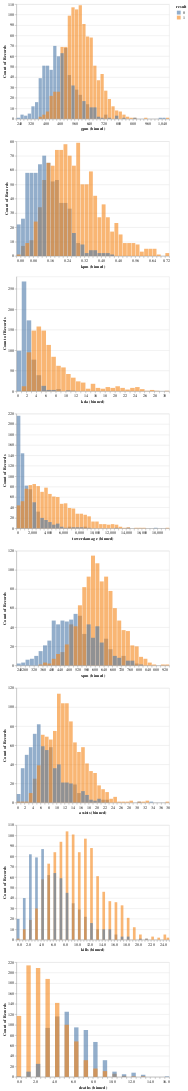

This figure's notebook cell:
### Code cell
chart_list=[]
for c in cols:
    chart = alt.Chart(df).mark_bar(
        opacity=0.6
    ).encode(
        x = alt.X(c,bin=alt.Bin(maxbins=50)),
        y = alt.Y("count()",stack=None),
        color = alt.Color("win:N",title="result")
    )
    chart_list.append(chart)
alt.vconcat(*chart_list)

### Figure 1 — Vega-Lite specification as saved in the notebook (floating-point values rounded to 4 significant figures; data arrays with more than 128 entries replaced by an {"elided": "..."} marker saying what was removed)
{"config": {"view": {"continuousWidth": 400, "continuousHeight": 300}}, "vconcat": [{"mark": {"type": "bar", "opacity": 0.6}, "encoding": {"color": {"type": "nominal", "field": "win", "title": "result"}, "x": {"type": "quantitative", "bin": {"maxbins": 50}, "field": "gpm"}, "y": {"type": "quantitative", "aggregate": "count", "stack": null}}}, {"mark": {"type": "bar", "opacity": 0.6}, "encoding": {"color": {"type": "nominal", "field": "win", "title": "result"}, "x": {"type": "quantitative", "bin": {"maxbins": 50}, "field": "kpm"}, "y": {"type": "quantitative", "aggregate": "count", "stack": null}}}, {"mark": {"type": "bar", "opacity": 0.6}, "encoding": {"color": {"type": "nominal", "field": "win", "title": "result"}, "x": {"type": "quantitative", "bin": {"maxbins": 50}, "field": "kda"}, "y": {"type": "quantitative", "aggregate": "count", "stack": null}}}, {"mark": {"type": "bar", "opacity": 0.6}, "encoding": {"color": {"type": "nominal", "field": "win", "title": "result"}, "x": {"type": "quantitative", "bin": {"maxbins": 50}, "field": "towerdamage"}, "y": {"type": "quantitative", "aggregate": "count", "stack": null}}}, {"mark": {"type": "bar", "opacity": 0.6}, "encoding": {"color": {"type": "nominal", "field": "win", "title": "result"}, "x": {"type": "quantitative", "bin": {"maxbins": 50}, "field": "xpm"}, "y": {"type": "quantitative", "aggregate": "count", "stack": null}}}, {"mark": {"type": "bar", "opacity": 0.6}, "encoding": {"color": {"type": "nominal", "field": "win", "title": "result"}, "x": {"type": "quantitative", "bin": {"maxbins": 50}, "field": "assists"}, "y": {"type": "quantitative", "aggregate": "count", "stack": null}}}, {"mark": {"type": "bar", "opacity": 0.6}, "encoding": {"color": {"type": "nominal", "field": "win", "title": "result"}, "x": {"type": "quantitative", "bin": {"maxbins": 50}, "field": "kills"}, "y": {"type": "quantitative", "aggregate": "count", "stack": null}}}, {"mark": {"type": "bar", "opacity": 0.6}, "encoding": {"color": {"type": "nominal", "field": "win", "title": "result"}, "x": {"type": "quantitative", "bin": {"maxbins": 50}, "field": "deaths"}, "y": {"type": "quantitative", "aggregate": "count", "stack": null}}}], "data": {"name": "data-f2a56bd407f171bc6bf9f95a4b513cf0"}, "$schema": "https://vega.github.io/schema/vega-lite/v4.8.1.json", "datasets": {"data-f2a56bd407f171bc6bf9f95a4b513cf0": {"elided": "1790 records"}}}
